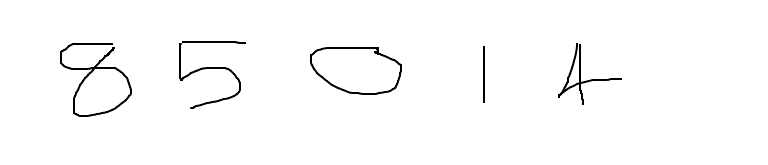
#> input picture bootstrap_web/zip.png, 768 x 165 px
$ python finalsplt.py zip.png
#> lines starting #> are read from the running program, lines starting #| are printed output that depends on the picture; pictures that were not available may be replaced by others from this repository, and a replacement may not be noted
import sklearn.cluster, PIL.Image, numpy, sys, os.path
import shutil, os
# import matplotlib.pyplot as plt

def split(fn, thresh=200):


#> called with fn = 'zip.png', thresh = 200
    old_dir = os.getcwd()
    #print(old_dir)
    os.chdir("../../../../../")
    os.chdir("./Downloads")
    source = os.getcwd()
    #print(source)

    # destination = "./"
    for f in os.listdir(source):
        if f.endswith("zip.png"):
            shutil.move(f"{source}/{f}", old_dir)
            print("File moved")
    os.chdir(old_dir)
    #print(os.getcwd())

    img = PIL.Image.open(fn)
#> img is the input picture: PIL image 768x165 RGBA; mean R, G, B, A 250.9, 250.9, 250.9, 255
    dat = numpy.array(img.convert(mode='L'))
    h, w = dat.shape
#> h = 165; w = 768
    dat = dat.mean(axis=0)
#> dat = 768 values, max 255 at index 0, min 166.9 at index 483, mean 250.9
    # plt.plot(dat*(dat>thresh);

    path, fname = os.path.split(fn)
    fname = os.path.basename(fn)
    base, ext = os.path.splitext(fname)

    # [4 lines of commented-out code are left out]

    pad = (len(dat)/5)
#> pad = 153.6

    img.crop((0, 0, pad*1, h)).save(path + './' + base + '_1' + ext)
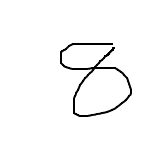
#> saved as zip_1.png: PIL image 154x165 RGBA; mean R, G, B, A 248.9, 248.9, 248.9, 255
    img.crop((pad*1, 0, pad*2, h)).save(path + './' + base + '_2' + ext)
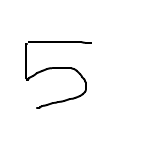
#> saved as zip_2.png: PIL image 153x165 RGBA; mean R, G, B, A 250.2, 250.2, 250.2, 255
    img.crop((pad*2, 0, pad*3, h)).save(path + './' + base + '_3' + ext)
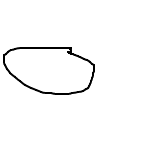
#> saved as zip_3.png: PIL image 154x165 RGBA; mean R, G, B, A 250.2, 250.2, 250.2, 255
    img.crop((pad*3, 0, pad*4, h)).save(path + './' + base + '_4' + ext)
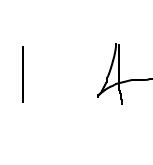
#> saved as zip_4.png: PIL image 153x165 RGBA; mean R, G, B, A 250.3, 250.3, 250.3, 255
    img.crop((pad*4, 0, w, h)).save(path + './' + base + '_5' + ext)
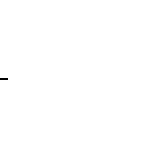
#> saved as zip_5.png: PIL image 154x165 RGBA; mean R, G, B, A 254.8, 254.8, 254.8, 255

    os.remove(fn)

if __name__ == "__main__":
    split(sys.argv[1])
